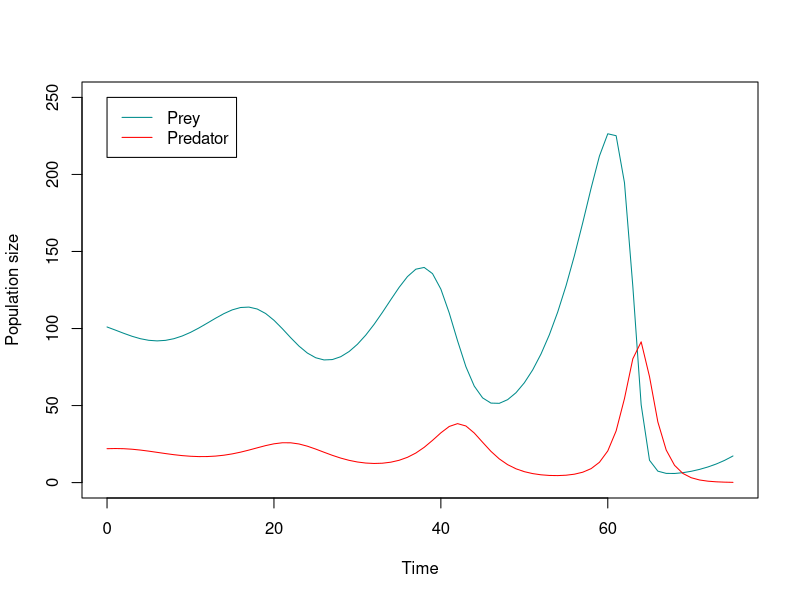
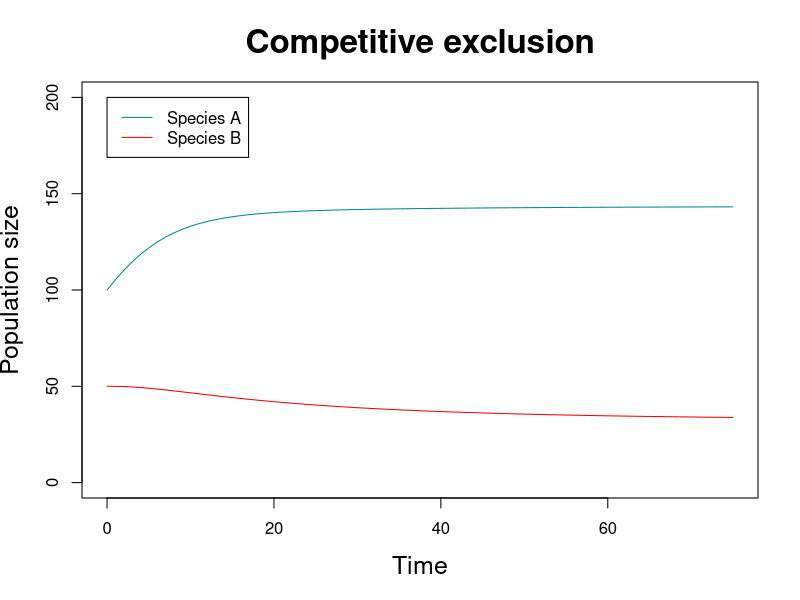
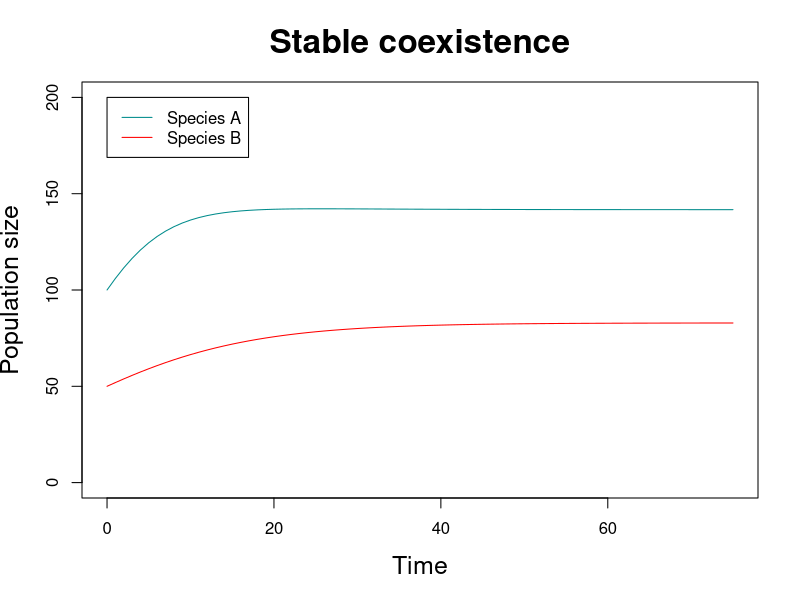

Generate these figures, in order, with R:
## ---- chunk 1
#| label: predprey1
#| include: true
#| echo: false
#| fig-width: 8
#| fig-height: 6
#| fig-align: center
T <- 75
Nprey <- integer(T+1)
Npred <- integer(T+1)
Nprey[1] <- 101
Npred[1] <- 22
rprey <- 0.2
dprey <- 0.01
bpred <- 0.005
dpred <- 0.5
for(t in 1:T) {
    Nprey[t+1] <- Nprey[t] + Nprey[t]*(rprey - dprey*Npred[t])
    Npred[t+1] <- Npred[t] + Npred[t]*(bpred*Nprey[t] - dpred)
}
plot(0:T, Nprey, xlab="Time", ylab="Population size", type="l", col="cyan4",
     pch=16, ylim=c(0, 250))
lines(0:T, Npred, type="l", col="red", pch=16)
legend(0, 250, c("Prey", "Predator"), lty=1, ##pch=16,
       col=c("cyan4", "red"))
## ---- chunk 2
#| label: compex
#| fig-height: 7
#| fig-width: 7
#| out-width: "40%"
#| include: false
## #| output-location: "column"
T <- 75
N.A <- integer(T+1)
N.B <- integer(T+1)
N.A[1] <- 100
N.B[1] <- 50
r.A <- 0.2
r.B <- 0.1
K.A <- 150
K.B <- 90
alpha.A <- 0.4
alpha.B <- 0.2
for(t in 1:T) {
    N.A[t+1] <- N.A[t] + r.A*N.A[t]*(K.A - N.A[t] - alpha.B*N.B[t])/K.A
    N.B[t+1] <- N.B[t] + r.B*N.B[t]*(K.B - N.B[t] - alpha.A*N.A[t])/K.B
}
plot(0:T, N.A, xlab="Time", ylab="Population size", type="l", col="cyan4",
     main="Competitive exclusion", cex.lab=1.5, cex.main=2,
     pch=16, ylim=c(0, 200))
lines(0:T, N.B, type="l", col="red", pch=16)
legend(0, 200, c("Species A", "Species B"), lty=1, col=c("cyan4", "red"))

T <- 75
N.A <- integer(T+1)
N.B <- integer(T+1)
N.A[1] <- 100
N.B[1] <- 50
r.A <- 0.2
r.B <- 0.1
K.A <- 150
K.B <- 90
alpha.A <- 0.05
alpha.B <- 0.1
for(t in 1:T) {
    N.A[t+1] <- N.A[t] + r.A*N.A[t]*(K.A - N.A[t] - alpha.B*N.B[t])/K.A
    N.B[t+1] <- N.B[t] + r.B*N.B[t]*(K.B - N.B[t] - alpha.A*N.A[t])/K.B
}
plot(0:T, N.A, xlab="Time", ylab="Population size", type="l", col="cyan4",
     main="Stable coexistence", cex.lab=1.5, cex.main=2,
     pch=16, ylim=c(0, 200))
lines(0:T, N.B, type="l", col="red", pch=16)
legend(0, 200, c("Species A", "Species B"), lty=1, col=c("cyan4", "red"))
